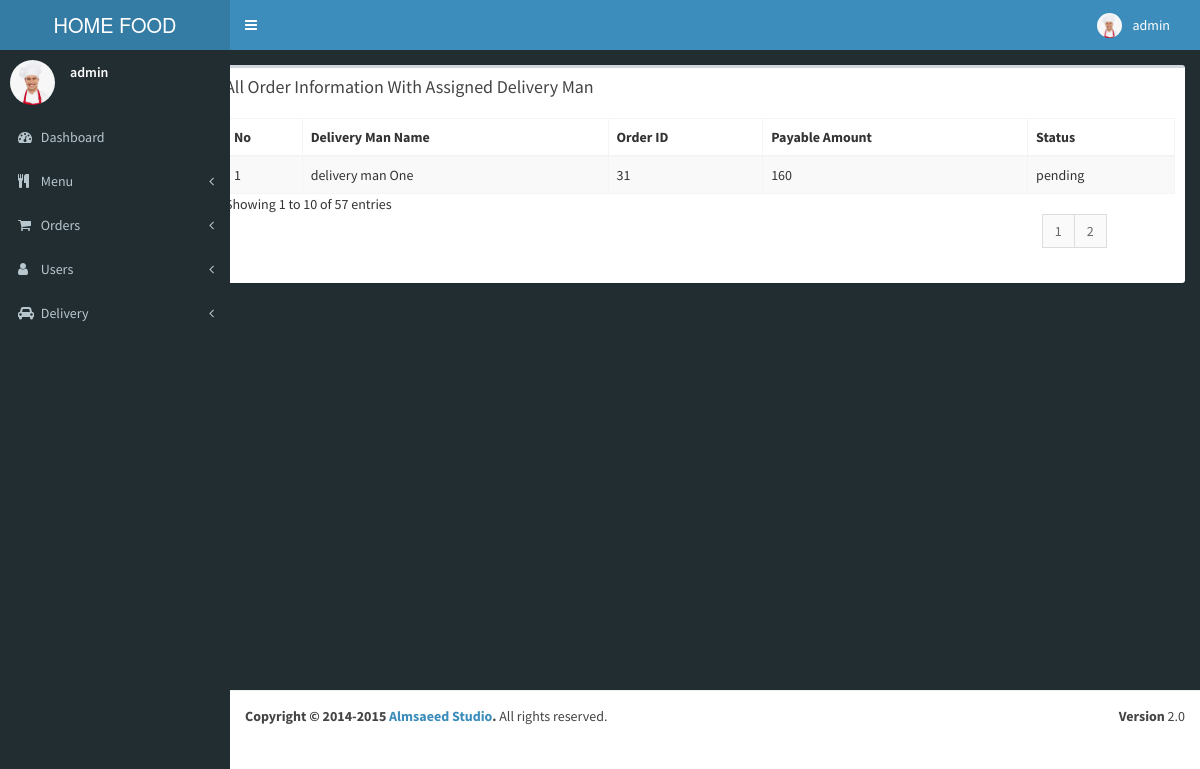
Screenshot of /admin/assigned_delivery_info.php (signed in) with the database file from the repository.
### tables this page shows
CREATE TABLE `user` (
  `id` int(11) NOT NULL,
  `full_name` varchar(255) NOT NULL,
  `email` varchar(255) NOT NULL,
  `phone_number` varchar(255) NOT NULL,
  `password` varchar(255) NOT NULL,
  `user_role` varchar(255) NOT NULL,
  `user_address` varchar(500) DEFAULT NULL,
  `user_zip` varchar(10) DEFAULT NULL,
  `user_area` varchar(55) DEFAULT NULL,
  `shop_name` varchar(55) DEFAULT NULL,
  `nid_number` varchar(15) DEFAULT NULL,
  `profile_image` varchar(255) DEFAULT 'uploads/default-profile-picture.jpg'
);

CREATE TABLE `delivery_order` (
  `id` int(11) NOT NULL,
  `order_id` int(11) NOT NULL,
  `delivery_man_id` int(11) NOT NULL
);

CREATE TABLE `customer_order` (
  `id` int(11) NOT NULL,
  `user_id` int(11) NOT NULL,
  `order_date` date NOT NULL,
  `shop_id` int(11) NOT NULL,
  `item_id` int(11) NOT NULL,
  `item_quantity` int(11) NOT NULL,
  `payable_amount` bigint(20) NOT NULL,
  `status` varchar(255) NOT NULL
);

### admin/assigned_delivery_info.php (the view, shortened to what this page needs)
<?php require('./_includes/head.php'); ?>
<?php require('./_includes/header.php'); ?>
<?php require('./_includes/sidebar.php'); ?>
<?php
  include_once '../db_connection.php';
  $results_per_page = 5;
  $page = isset($_GET['page']) ? $_GET['page'] : 1;
  $offset = ($page - 1) * $results_per_page;
  $sql = "SELECT do.*, u.full_name, co.payable_amount, co.status FROM delivery_order do JOIN user u ON u.id = do.delivery_man_id JOIN customer_order co ON co.id = do.order_id LIMIT $results_per_page OFFSET $offset";
  $information = $conn->query($sql);
  $item_number = 1
?>
        <section class="content">
          <div class="row">
            <div class="col-md-2"></div>
            <div class="col-md-10">
              <div class="box">
                <div class="box-header">
                  <h3 class="box-title">All Order Information With Assigned Delivery Man</h3>
                </div>
                <div class="box-body">
                  <table id="example1" class="table table-bordered table-striped">
                    <thead>
                      <tr>
                        <th>No</th>
                        <th>Delivery Man Name</th>
                        <th>Order ID</th>
                        <th>Payable Amount</th>
                        <th>Status</th>
                      </tr>
                    </thead>
                    <tbody>
                      <?php foreach ($information as $info) { ?>
                      <tr>
                        <td><?= $item_number ?></td>
                        <td><?= $info['full_name']; ?></td>
                        <td><?= $info['order_id'];?></td>
                        <td><?= $info['payable_amount']; ?></td>
                        <td><?= $info['status']; ?></td>
                      </tr>
                      <?php $item_number++; } ?>
                    </tbody>
                  </table>
                  <div class="row">
                    <div class="col-md-10">
                      <div class="dataTables_info" id="example2_info">
                        Showing 1 to 10 of 57 entries
                      </div>
                    </div>
                    <?php
                      $sql_count = "SELECT COUNT(*) AS total FROM menu_items";
                      $result_count = $conn->query($sql_count);
                      $row_count = $result_count->fetch_assoc();
                      $total_pages = ceil($row_count['total'] / $results_per_page);
                    ?>
                    <div class="col-md-2">
                      <div class="dataTables_paginate paging_bootstrap">
                        <ul class="pagination">
                           <?php for ($i = 1; $i <= $total_pages; $i++) { ?>
                          <li>
                           <?php echo '<a href="?page=' . $i . '">' . $i . '</a> '; ?>
                          </li>
                        <?php } ?>
                        </ul>
                      </div>
                    </div>
                  </div>
                </div>
              </div>
            </div>
          </div>
        </section>
      </div>
<?php require('./_includes/footer.php'); ?>

### admin/_includes/header.php (shortened to what this page needs)
<?php
$userID = $_SESSION['userID'];
if (!isset($_SESSION['isLoggedIn'])) {
  header('Location: ../signin.php');
  exit;
} elseif($_SESSION['userRole'] == 'admin' || $_SESSION['userRole'] == 'seller' ) {
  ?><header class="main-header">
  <a href="index.php" class="logo">HOME FOOD</a>
  <nav class="navbar navbar-static-top" role="navigation">
    <a href="#" class="sidebar-toggle" data-toggle="offcanvas" role="button">
    </a>
    <div class="navbar-custom-menu">
      <ul class="nav navbar-nav">
<?php
include_once '../db_connection.php';
$sql = "SELECT * FROM user WHERE id = $userID";
$user = $conn->query($sql);
$info = mysqli_fetch_assoc($user);
?>
        <li class="dropdown user user-menu">
          <a href="#" class="dropdown-toggle" data-toggle="dropdown">
            <img src="../<?php echo $info['profile_image']; ?>" class="user-image" alt="User Image" />
            <span class="hidden-xs"><?php echo $_SESSION['userName'] ?></span>
          </a>
        </li>
      </ul>
    </div>
  </nav>
</header>
<?php
}else{
  header('Location: ../index.php');
};
?>

### admin/_includes/sidebar.php (shortened to what this page needs)
<?php
include_once '../db_connection.php';
$sql = "SELECT * FROM user WHERE id = $userID";
$user = $conn->query($sql);
$info = mysqli_fetch_assoc($user);
?>
      <aside class="main-sidebar">
        <section class="sidebar">
          <div class="user-panel">
            <div class="pull-left image">
              <img src="../<?php echo $info['profile_image']; ?>" class="img-circle" alt="User Image" />
            </div>
            <div class="pull-left info">
              <p><?php echo $_SESSION['userName']; ?></p>
            </div>
          </div>
          <ul class="sidebar-menu">
            <li>
              <a href="index.php">
                <i class="fa fa-dashboard"></i> <span>Dashboard</span>
              </a>
            </li>
            <li class="treeview">
              <a href="#">
                <i class="fa fa-cutlery"></i>
                <span>Menu</span>
                <i class="fa fa-angle-left pull-right"></i>
              </a>
            </li>
            <li class="treeview">
              <a href="#">
                <i class="fa fa-shopping-cart"></i>
                <span>Orders</span>
                <i class="fa fa-angle-left pull-right"></i>
              </a>
            </li>
            <?php if( $_SESSION['userRole'] == 'admin') { ?>
            <li class="treeview">
              <a href="#">
                <i class="fa fa-user"></i>
                <span>Users</span>
                <i class="fa fa-angle-left pull-right"></i>
              </a>
            </li>
            <?php } ?>
            <li class="treeview">
              <a href="#">
                <i class="fa fa-car"></i>
                <span>Delivery</span>
                <i class="fa fa-angle-left pull-right"></i>
              </a>
            </li>
          </ul>
        </section>
      </aside>

### rows the page displays
user: profile_image (picture)
delivery_order: user.full_name "delivery man One", order "31", customer_order.payable_amount "160", customer_order.status "pending"

### other values shown
$_SESSION['userName'] "admin"
